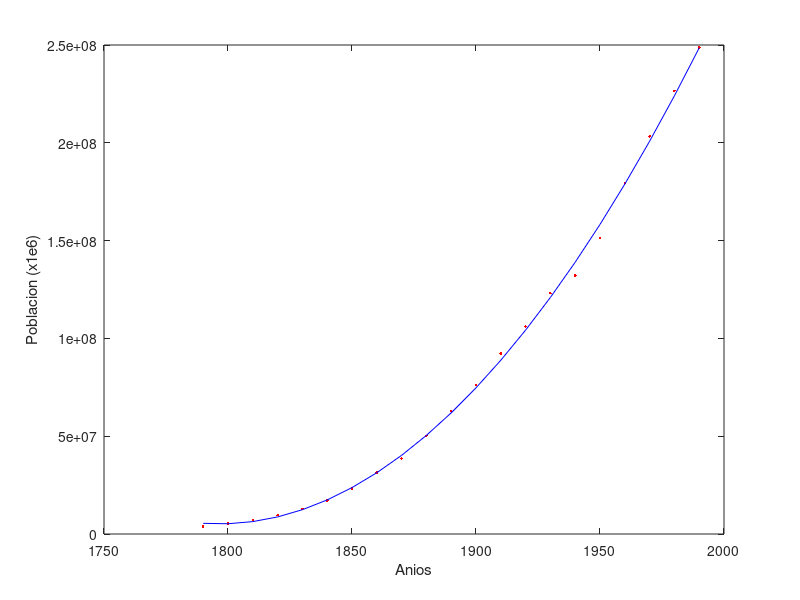
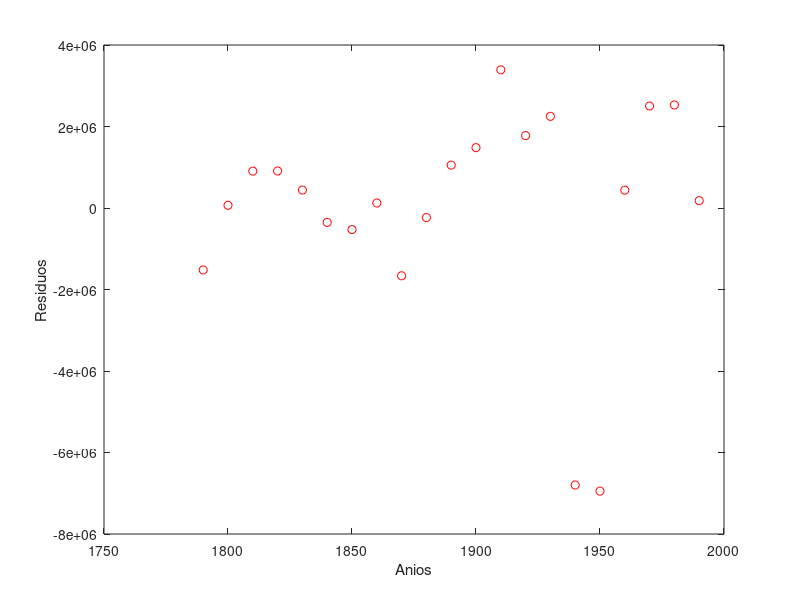

Write MATLAB code to recreate these figures, in order. (Note: this script raises an error after producing the figures.)
function e_7b()
    x = [1790:10:1990];
    y = load('population.txt')';
    [p S mu] = polyfit(x, y, 2)
    yp = polyval(p, x, S, mu);

    plot(x, y, '.', 'Color', 'red');
    hold on;
    plot(x, yp, 'Color', 'blue');
    hold off;
    xlabel('Anios');
    ylabel('Poblacion (x1e6)');

    figure; plot(x, y-yp, 'o', 'Color', 'red');
    xlabel('Anios');
    ylabel('Residuos');

    b = bondad(y, yp);
    fprintf(1, 'El valor de la bondad es: %.7f\n', b);
end